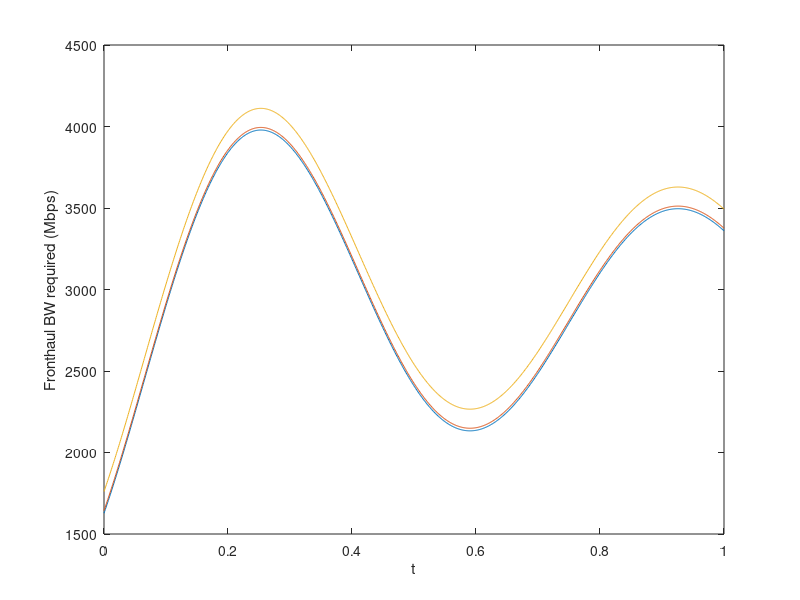

This figure's MATLAB source: (Note: this script raises an error after producing the figure.)
format long
duration = 1e3; %1000ms or tti = 1s
t = linspace(0,1,duration);
data_Rate =  (725 + 2100*sinc(3*t + 1.7))*4; %4Gbps is max
plot(t,data_Rate)
hold on

PDCP_RLC = data_Rate + 16;
MAC_PHY = data_Rate + 133;

plot(t,PDCP_RLC)%,'--','LineWidth',2)
plot(t,MAC_PHY)%,'--','LineWidth',2)

xlabel('t')
ylabel('Fronthaul BW required (Mbps)')
yline(4000,'--r','Maximum BW')
yline(4133,':k')
%,'Max-BW')
%find(MAC_PHY>4000,1), when MAC_PHY Exceeds Max BW
x1=xline(0.207,'--b');
xl.LabelVerticalAlignment = 'middle';
xl.LabelHorizontalAlignment = 'center';
% set(gca,'YTick',[4133])
ylim([2000 4250])
legend('User Traffic','PDCP-RLC','MAC-PHY')

